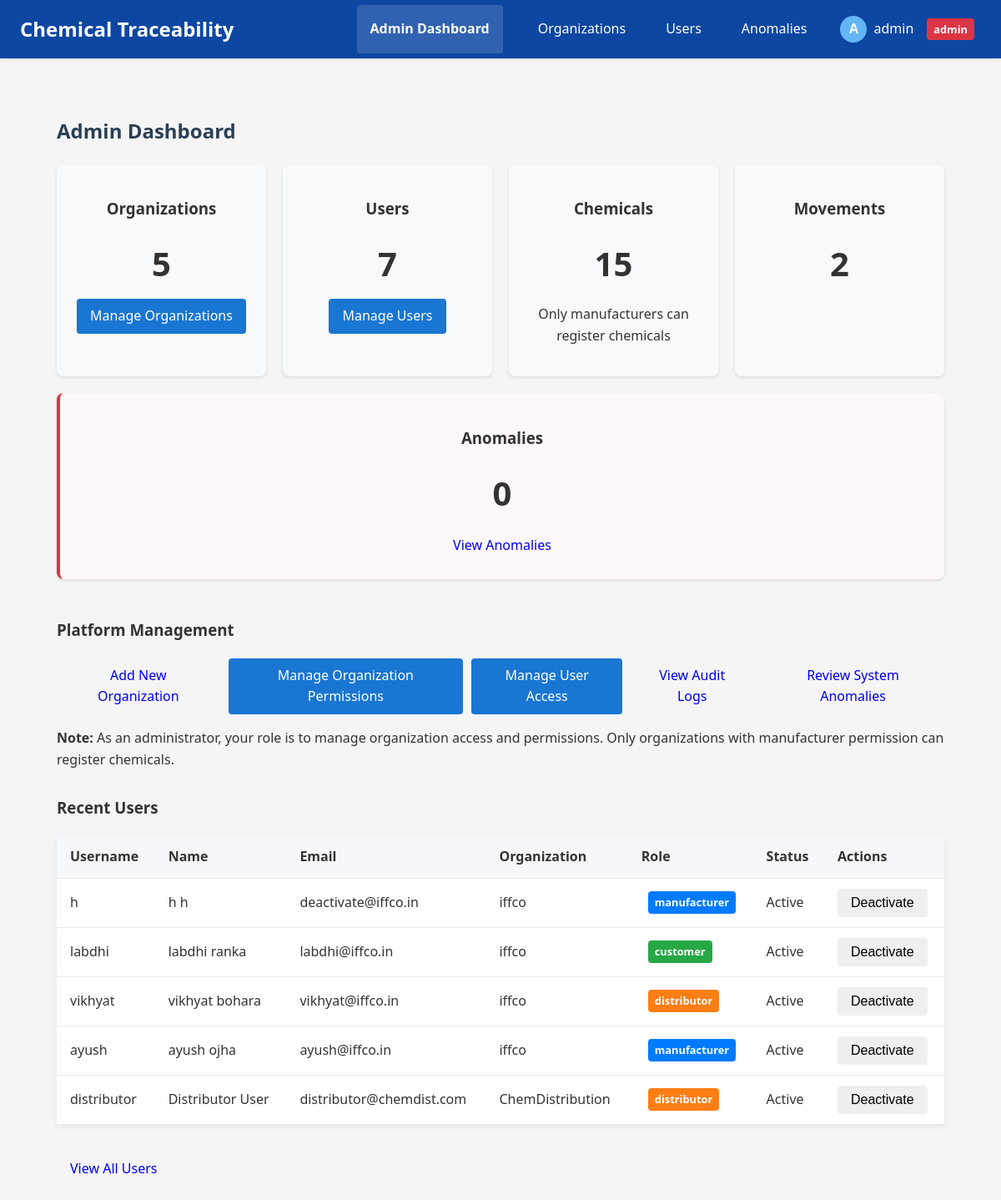
The page /admin/ (signed in) on the database its author committed.
### app/models.py (models this page shows, shortened)
class User(UserMixin, db.Model):
    id = db.Column(db.Integer, primary_key=True)
    username = db.Column(db.String(80), unique=True, nullable=False)
    email = db.Column(db.String(120), unique=True, nullable=False)
    password_hash = db.Column(db.String(128), nullable=False)
    first_name = db.Column(db.String(50), nullable=True)
    last_name = db.Column(db.String(50), nullable=True)
    role = db.Column(db.Enum(RoleType), nullable=False)
    active = db.Column(db.Boolean, default=True)
    created_at = db.Column(db.DateTime, default=datetime.utcnow)
    last_login = db.Column(db.DateTime, nullable=True)
    organization_id = db.Column(db.Integer, db.ForeignKey('organization.id'))
    is_admin = db.Column(db.Boolean, default=False)

class Organization(db.Model):
    id = db.Column(db.Integer, primary_key=True)
    name = db.Column(db.String(100), nullable=False)
    email_domain = db.Column(db.String(100), nullable=False, unique=True)
    description = db.Column(db.Text, nullable=True)
    created_at = db.Column(db.DateTime, default=datetime.utcnow)
    active = db.Column(db.Boolean, default=True)
    can_manufacture = db.Column(db.Boolean, default=False)
    can_distribute = db.Column(db.Boolean, default=False)
    can_receive = db.Column(db.Boolean, default=False)
    users = db.relationship('User', backref='organization', lazy=True)

### app/routes/admin.py (the view)
    @login_required
    def decorated_function(*args, **kwargs):
        if not current_user.is_admin:
            flash('You do not have permission to access this page.', 'error')
            return redirect(url_for('dashboard_bp.dashboard'))
        return f(*args, **kwargs)

### app/routes/admin.py (called while the page is built)
def admin_required(f):
    @login_required
    def decorated_function(*args, **kwargs):
        if not current_user.is_admin:
            flash('You do not have permission to access this page.', 'error')
            return redirect(url_for('dashboard_bp.dashboard'))
        return f(*args, **kwargs)
    decorated_function.__name__ = f.__name__
    return decorated_function

@admin_bp.route('/')
@admin_required
def admin_dashboard():
    organizations = Organization.query.all()
    users = User.query.all()
    total_chemicals = Chemical.query.count()
    total_movements = MovementLog.query.count()
    anomaly_count = BlockchainAnomaly.query.count()
    return render_template('admin/dashboard.html',
                          organizations=organizations,
                          users=users,
                          total_chemicals=total_chemicals,
                          total_movements=total_movements,
                          anomaly_count=anomaly_count)

### app/templates/admin/dashboard.html (shortened to what this page needs)
{% extends "base.html" %}
{% block content %}
<div class="admin-dashboard">
  <h2>Admin Dashboard</h2>
  <div class="admin-stats">
    <div class="stat-card">
      <h3>Organizations</h3>
      <div class="stat-value">{{ organizations|length }}</div>
      <a href="{{ url_for('admin_bp.organization_list') }}" class="btn btn-primary">Manage Organizations</a>
    </div>
    <div class="stat-card">
      <h3>Users</h3>
      <div class="stat-value">{{ users|length }}</div>
      <a href="{{ url_for('admin_bp.user_list') }}" class="btn btn-primary">Manage Users</a>
    </div>
    <div class="stat-card">
      <h3>Chemicals</h3>
      <div class="stat-value">{{ total_chemicals }}</div>
      <p class="small text-muted">Only manufacturers can register chemicals</p>
    </div>
    <div class="stat-card">
      <h3>Movements</h3>
      <div class="stat-value">{{ total_movements }}</div>
    </div>
    <div class="stat-card alert">
      <h3>Anomalies</h3>
      <div class="stat-value">{{ anomaly_count }}</div>
      <a href="{{ url_for('admin_bp.view_anomalies') }}" class="btn btn-danger">View Anomalies</a>
    </div>
  </div>
  <div class="admin-actions">
    <h3>Platform Management</h3>
    <div class="action-buttons">
      <a href="{{ url_for('admin_bp.add_organization') }}" class="btn btn-success">Add New Organization</a>
      <a href="{{ url_for('admin_bp.organization_list') }}" class="btn btn-primary">Manage Organization Permissions</a>
      <a href="{{ url_for('admin_bp.user_list') }}" class="btn btn-primary">Manage User Access</a>
      <a href="{{ url_for('admin_bp.audit_logs') }}" class="btn btn-info">View Audit Logs</a>
      <a href="{{ url_for('admin_bp.view_anomalies') }}" class="btn btn-danger">Review System Anomalies</a>
    </div>
    <p class="mt-3"><strong>Note:</strong> As an administrator, your role is to manage organization access and permissions. Only organizations with manufacturer permission can register chemicals.</p>
  </div>
  <div class="recent-users">
    <h3>Recent Users</h3>
    <table class="table">
      <thead>
        <tr>
          <th>Username</th>
          <th>Name</th>
          <th>Email</th>
          <th>Organization</th>
          <th>Role</th>
          <th>Status</th>
          <th>Actions</th>
        </tr>
      </thead>
      <tbody>
        {% for user in users[-5:]|reverse %}
        <tr>
          <td>{{ user.username }}</td>
          <td>{{ user.first_name }} {{ user.last_name }}</td>
          <td>{{ user.email }}</td>
          <td>{{ user.organization.name }}</td>
          <td><span class="role-badge {{ user.role.name.lower() }}">{{ user.role.name }}</span></td>
          <td>{{ "Active" if user.is_active else "Inactive" }}</td>
          <td>
            {% if user.is_active %}
            <form action="{{ url_for('admin_bp.deactivate_user', user_id=user.id) }}" method="POST" style="display:inline;">
              <button type="submit" class="btn btn-sm btn-warning">Deactivate</button>
            </form>
            {% else %}
            <form action="{{ url_for('admin_bp.activate_user', user_id=user.id) }}" method="POST" style="display:inline;">
              <input type="hidden" name="csrf_token" value="{{ csrf_token() }}">
              <button type="submit" class="btn btn-sm btn-success">Activate</button>
            </form>
            {% endif %}
          </td>
        </tr>
        {% endfor %}
      </tbody>
    </table>
    <a href="{{ url_for('admin_bp.user_list') }}" class="btn btn-link">View All Users</a>
  </div>
</div>
{% endblock %}

### app/templates/base.html (shortened to what this page needs)
<!DOCTYPE html>
<html lang="en">
<head>
    <link rel="stylesheet" href="{{ url_for('static', filename='style.css') }}">
</head>
<body>
    <nav class="navbar">
        <div class="logo">Chemical Traceability</div>
        <div class="nav-links">
            {% if current_user.is_authenticated %}
                {% if current_user.role.name == 'ADMIN' %}
                <a href="{{ url_for('admin_bp.admin_dashboard') }}" class="dashboard-btn"><strong>Admin Dashboard</strong></a>
                <a href="{{ url_for('admin_bp.organization_list') }}">Organizations</a>
                <a href="{{ url_for('admin_bp.user_list') }}">Users</a>
                <a href="{{ url_for('admin_bp.view_anomalies') }}">Anomalies</a>
                {% endif %}
                <div class="user-menu">
                    <div class="user-info" onclick="toggleDropdown()">
                        <div class="user-avatar">{{ current_user.username[0].upper() }}</div>
                        <span class="username">{{ current_user.username }}</span>
                        <span class="role-badge {{ current_user.role.name.lower() }}">{{ current_user.role.name }}</span>
                    </div>
                </div>
            {% else %}
                <a href="{{ url_for('auth.login') }}">Login</a>
                <a href="{{ url_for('auth.register') }}">Register</a>
            {% endif %}
        </div>
    </nav>
    <div class="container">
        <main>
            {% block content %}{% endblock %}
        </main>
    </div>
</body>
</html>

### app/static/style.css (style rules this page uses)
body { font-family: 'Segoe UI', Arial, sans-serif; background: #f4f6fb; margin: 0; padding: 0; color: #333; line-height: 1.6; }
nav { background: #2a3f54; color: #fff; padding: 1rem 2rem; display: flex; align-items: center; justify-content: space-between; }
nav a { color: #fff; text-decoration: none; margin-left: 1rem; font-weight: 500; }
main { padding: 2rem; }
h2 { color: #2a3f54; margin-top: 0; }
table { width: 100%; border-collapse: collapse; background: #fff; box-shadow: 0 2px 8px rgba(44,62,80,0.08); margin-bottom: 2rem; }
th, td { padding: 0.75rem 1rem; border-bottom: 1px solid #eaeaea; text-align: left; }
th { background: #f5f7fa; font-weight: 600; }

### app/templates/base.html (style rules this page uses)
body { font-family: 'Segoe UI', Tahoma, Geneva, Verdana, sans-serif; margin: 0; padding: 0; background-color: #f5f5f5; }
.navbar { background-color: #0d47a1; color: white; display: flex; justify-content: space-between; align-items: center; padding: 0 1.5rem; box-shadow: 0 2px 4px rgba(0,0,0,0.1); }
.logo { font-size: 1.5rem; font-weight: bold; padding: 1rem 0; }
.nav-links { display: flex; align-items: center; }
.nav-links a { color: white; text-decoration: none; padding: 1rem; display: inline-block; transition: background-color 0.3s; }
.user-menu { position: relative; display: inline-block; margin-left: 1rem; }
.user-info { display: flex; align-items: center; cursor: pointer; padding: 0.5rem; border-radius: 4px; }
.user-avatar { width: 32px; height: 32px; border-radius: 50%; margin-right: 0.5rem; background-color: #64b5f6; color: white; display: flex; align-items: center; justify-content: center; font-weight: bold; }
.username { margin-right: 0.5rem; }
.role-badge { display: inline-block; padding: 0.25rem 0.5rem; border-radius: 20px; font-size: 0.8rem; margin-left: 0.5rem; text-transform: uppercase; font-weight: bold; }
.admin { background-color: #d32f2f; color: white; }
.manufacturer { background-color: #388e3c; color: white; }
.distributor { background-color: #1976d2; color: white; }
.customer { background-color: #7b1fa2; color: white; }
.container { max-width: 1200px; margin: 0 auto; padding: 1.5rem; }
main { padding: 1.5rem; }
.alert { padding: 1rem; margin-bottom: 1rem; border-radius: 4px; border-left: 4px solid #333; }
.btn { display: inline-block; padding: 0.5rem 1rem; border: none; border-radius: 4px; cursor: pointer; text-decoration: none; font-size: 1rem; text-align: center; }
.btn-primary { background-color: #1976d2; color: white; }
.dashboard-btn { background-color: rgba(255, 255, 255, 0.15); border-radius: 4px; margin-right: 10px; font-weight: bold; }

### app/templates/admin/dashboard.html (style rules this page uses)
.admin-dashboard { padding: 20px; }
.admin-stats { display: flex; flex-wrap: wrap; gap: 20px; margin-bottom: 30px; }
.stat-card { flex: 1; min-width: 200px; padding: 20px; background-color: #f8f9fa; border-radius: 8px; box-shadow: 0 2px 4px rgba(0,0,0,0.1); text-align: center; }
.stat-card.alert { background-color: #fff8f8; border-left: 4px solid #dc3545; }
.stat-value { font-size: 2.5rem; font-weight: bold; margin: 10px 0; }
.admin-actions { margin-bottom: 30px; }
.action-buttons { display: flex; gap: 10px; }
.role-badge { display: inline-block; padding: 3px 8px; border-radius: 4px; text-transform: lowercase; font-size: 0.8rem; font-weight: bold; }
.role-badge.admin { background-color: #dc3545; color: white; }
.role-badge.manufacturer { background-color: #007bff; color: white; }
.role-badge.distributor { background-color: #fd7e14; color: white; }
.role-badge.customer { background-color: #28a745; color: white; }

### rows shown on the page
User: username "A", username "admin", role.name "admin"
User: username "h", first_name "h", last_name "h", email "deactivate@iffco.in", organization.name "iffco", role.name "manufacturer", is_active "Active"
User: username "labdhi", first_name "labdhi", last_name "ranka", email "labdhi@iffco.in", organization.name "iffco", role.name "customer", is_active "Active"
User: username "vikhyat", first_name "vikhyat", last_name "bohara", email "vikhyat@iffco.in", organization.name "iffco", role.name "distributor", is_active "Active"
User: username "ayush", first_name "ayush", last_name "ojha", email "ayush@iffco.in", organization.name "iffco", role.name "manufacturer", is_active "Active"
User: username "distributor", first_name "Distributor", last_name "User", email "distributor@chemdist.com", organization.name "ChemDistribution", role.name "distributor", is_active "Active"

### other values the page prints
{{ organizations|length }} "5"
{{ users|length }} "7"
{{ total_chemicals }} "15"
{{ total_movements }} "2"
{{ anomaly_count }} "0"
